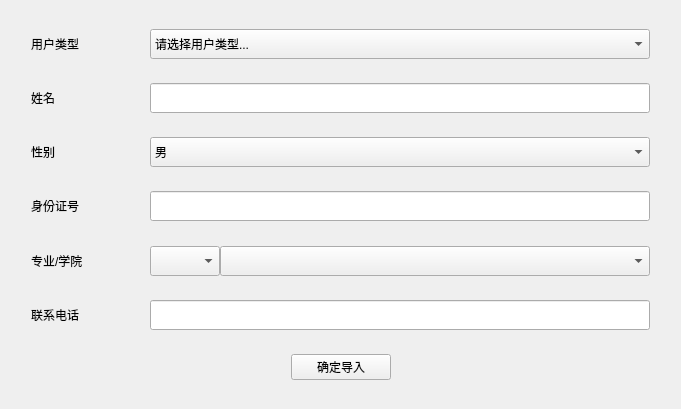
<?xml version="1.0" encoding="UTF-8"?>
<ui version="4.0">
 <class>add_one</class>
 <widget class="QWidget" name="add_one">
  <property name="geometry">
   <rect>
    <x>0</x>
    <y>0</y>
    <width>681</width>
    <height>409</height>
   </rect>
  </property>
  <property name="windowTitle">
   <string>Form</string>
  </property>
  <layout class="QVBoxLayout" name="verticalLayout" stretch="9">
   <item>
    <layout class="QVBoxLayout" name="verticalLayout_2">
     <property name="spacing">
      <number>6</number>
     </property>
     <item>
      <spacer name="verticalSpacer_5">
       <property name="orientation">
        <enum>Qt::Vertical</enum>
       </property>
       <property name="sizeHint" stdset="0">
        <size>
         <width>20</width>
         <height>40</height>
        </size>
       </property>
      </spacer>
     </item>
     <item>
      <layout class="QHBoxLayout" name="horizontalLayout">
       <property name="spacing">
        <number>0</number>
       </property>
       <property name="topMargin">
        <number>0</number>
       </property>
       <item>
        <spacer name="horizontalSpacer_7">
         <property name="orientation">
          <enum>Qt::Horizontal</enum>
         </property>
         <property name="sizeHint" stdset="0">
          <size>
           <width>40</width>
           <height>20</height>
          </size>
         </property>
        </spacer>
       </item>
       <item>
        <widget class="QLabel" name="label">
         <property name="minimumSize">
          <size>
           <width>100</width>
           <height>0</height>
          </size>
         </property>
         <property name="maximumSize">
          <size>
           <width>100</width>
           <height>16777215</height>
          </size>
         </property>
         <property name="text">
          <string>用户类型</string>
         </property>
        </widget>
       </item>
       <item>
        <spacer name="horizontalSpacer">
         <property name="orientation">
          <enum>Qt::Horizontal</enum>
         </property>
         <property name="sizeHint" stdset="0">
          <size>
           <width>40</width>
           <height>20</height>
          </size>
         </property>
        </spacer>
       </item>
       <item>
        <widget class="QComboBox" name="comboBox_usertype">
         <property name="minimumSize">
          <size>
           <width>500</width>
           <height>30</height>
          </size>
         </property>
         <property name="maximumSize">
          <size>
           <width>500</width>
           <height>30</height>
          </size>
         </property>
         <item>
          <property name="text">
           <string>请选择用户类型...</string>
          </property>
         </item>
         <item>
          <property name="text">
           <string>学生</string>
          </property>
         </item>
         <item>
          <property name="text">
           <string>老师</string>
          </property>
         </item>
         <item>
          <property name="text">
           <string>管理员</string>
          </property>
         </item>
        </widget>
       </item>
       <item>
        <spacer name="horizontalSpacer_8">
         <property name="orientation">
          <enum>Qt::Horizontal</enum>
         </property>
         <property name="sizeHint" stdset="0">
          <size>
           <width>40</width>
           <height>20</height>
          </size>
         </property>
        </spacer>
       </item>
      </layout>
     </item>
     <item>
      <spacer name="verticalSpacer">
       <property name="orientation">
        <enum>Qt::Vertical</enum>
       </property>
       <property name="sizeHint" stdset="0">
        <size>
         <width>20</width>
         <height>40</height>
        </size>
       </property>
      </spacer>
     </item>
     <item>
      <layout class="QHBoxLayout" name="horizontalLayout_3" stretch="0,3,0,7,0">
       <property name="spacing">
        <number>0</number>
       </property>
       <item>
        <spacer name="horizontalSpacer_9">
         <property name="orientation">
          <enum>Qt::Horizontal</enum>
         </property>
         <property name="sizeHint" stdset="0">
          <size>
           <width>40</width>
           <height>20</height>
          </size>
         </property>
        </spacer>
       </item>
       <item>
        <widget class="QLabel" name="label_3">
         <property name="minimumSize">
          <size>
           <width>100</width>
           <height>0</height>
          </size>
         </property>
         <property name="maximumSize">
          <size>
           <width>100</width>
           <height>16777215</height>
          </size>
         </property>
         <property name="text">
          <string>姓名</string>
         </property>
        </widget>
       </item>
       <item>
        <spacer name="horizontalSpacer_2">
         <property name="orientation">
          <enum>Qt::Horizontal</enum>
         </property>
         <property name="sizeHint" stdset="0">
          <size>
           <width>40</width>
           <height>20</height>
          </size>
         </property>
        </spacer>
       </item>
       <item>
        <widget class="QLineEdit" name="lineEdit_name">
         <property name="minimumSize">
          <size>
           <width>500</width>
           <height>30</height>
          </size>
         </property>
         <property name="maximumSize">
          <size>
           <width>500</width>
           <height>30</height>
          </size>
         </property>
        </widget>
       </item>
       <item>
        <spacer name="horizontalSpacer_10">
         <property name="orientation">
          <enum>Qt::Horizontal</enum>
         </property>
         <property name="sizeHint" stdset="0">
          <size>
           <width>40</width>
           <height>20</height>
          </size>
         </property>
        </spacer>
       </item>
      </layout>
     </item>
     <item>
      <spacer name="verticalSpacer_2">
       <property name="orientation">
        <enum>Qt::Vertical</enum>
       </property>
       <property name="sizeHint" stdset="0">
        <size>
         <width>20</width>
         <height>40</height>
        </size>
       </property>
      </spacer>
     </item>
     <item>
      <layout class="QHBoxLayout" name="horizontalLayout_6">
       <property name="spacing">
        <number>0</number>
       </property>
       <property name="topMargin">
        <number>0</number>
       </property>
       <item>
        <spacer name="horizontalSpacer_11">
         <property name="orientation">
          <enum>Qt::Horizontal</enum>
         </property>
         <property name="sizeHint" stdset="0">
          <size>
           <width>40</width>
           <height>20</height>
          </size>
         </property>
        </spacer>
       </item>
       <item>
        <widget class="QLabel" name="label_5">
         <property name="minimumSize">
          <size>
           <width>100</width>
           <height>0</height>
          </size>
         </property>
         <property name="maximumSize">
          <size>
           <width>100</width>
           <height>16777215</height>
          </size>
         </property>
         <property name="text">
          <string>性别</string>
         </property>
        </widget>
       </item>
       <item>
        <spacer name="horizontalSpacer_3">
         <property name="orientation">
          <enum>Qt::Horizontal</enum>
         </property>
         <property name="sizeHint" stdset="0">
          <size>
           <width>40</width>
           <height>20</height>
          </size>
         </property>
        </spacer>
       </item>
       <item>
        <widget class="QComboBox" name="comboBox_sex">
         <property name="minimumSize">
          <size>
           <width>500</width>
           <height>30</height>
          </size>
         </property>
         <property name="maximumSize">
          <size>
           <width>500</width>
           <height>30</height>
          </size>
         </property>
         <item>
          <property name="text">
           <string>男</string>
          </property>
         </item>
         <item>
          <property name="text">
           <string>女</string>
          </property>
         </item>
        </widget>
       </item>
       <item>
        <spacer name="horizontalSpacer_17">
         <property name="orientation">
          <enum>Qt::Horizontal</enum>
         </property>
         <property name="sizeHint" stdset="0">
          <size>
           <width>40</width>
           <height>20</height>
          </size>
         </property>
        </spacer>
       </item>
      </layout>
     </item>
     <item>
      <spacer name="verticalSpacer_8">
       <property name="orientation">
        <enum>Qt::Vertical</enum>
       </property>
       <property name="sizeHint" stdset="0">
        <size>
         <width>20</width>
         <height>40</height>
        </size>
       </property>
      </spacer>
     </item>
     <item>
      <layout class="QHBoxLayout" name="horizontalLayout_4" stretch="0,3,0,7,0">
       <property name="spacing">
        <number>0</number>
       </property>
       <item>
        <spacer name="horizontalSpacer_12">
         <property name="orientation">
          <enum>Qt::Horizontal</enum>
         </property>
         <property name="sizeHint" stdset="0">
          <size>
           <width>40</width>
           <height>20</height>
          </size>
         </property>
        </spacer>
       </item>
       <item>
        <widget class="QLabel" name="label_4">
         <property name="minimumSize">
          <size>
           <width>100</width>
           <height>0</height>
          </size>
         </property>
         <property name="maximumSize">
          <size>
           <width>100</width>
           <height>16777215</height>
          </size>
         </property>
         <property name="text">
          <string>身份证号</string>
         </property>
        </widget>
       </item>
       <item>
        <spacer name="horizontalSpacer_4">
         <property name="orientation">
          <enum>Qt::Horizontal</enum>
         </property>
         <property name="sizeHint" stdset="0">
          <size>
           <width>40</width>
           <height>20</height>
          </size>
         </property>
        </spacer>
       </item>
       <item>
        <widget class="QLineEdit" name="lineEdit_IDnum">
         <property name="minimumSize">
          <size>
           <width>500</width>
           <height>30</height>
          </size>
         </property>
         <property name="maximumSize">
          <size>
           <width>500</width>
           <height>30</height>
          </size>
         </property>
        </widget>
       </item>
       <item>
        <spacer name="horizontalSpacer_18">
         <property name="orientation">
          <enum>Qt::Horizontal</enum>
         </property>
         <property name="sizeHint" stdset="0">
          <size>
           <width>40</width>
           <height>20</height>
          </size>
         </property>
        </spacer>
       </item>
      </layout>
     </item>
     <item>
      <spacer name="verticalSpacer_3">
       <property name="orientation">
        <enum>Qt::Vertical</enum>
       </property>
       <property name="sizeHint" stdset="0">
        <size>
         <width>20</width>
         <height>40</height>
        </size>
       </property>
      </spacer>
     </item>
     <item>
      <layout class="QHBoxLayout" name="horizontalLayout_7" stretch="0,0,0,0,0,0">
       <property name="spacing">
        <number>0</number>
       </property>
       <property name="topMargin">
        <number>0</number>
       </property>
       <item>
        <spacer name="horizontalSpacer_13">
         <property name="orientation">
          <enum>Qt::Horizontal</enum>
         </property>
         <property name="sizeHint" stdset="0">
          <size>
           <width>40</width>
           <height>20</height>
          </size>
         </property>
        </spacer>
       </item>
       <item>
        <widget class="QLabel" name="label_2">
         <property name="minimumSize">
          <size>
           <width>100</width>
           <height>0</height>
          </size>
         </property>
         <property name="maximumSize">
          <size>
           <width>100</width>
           <height>16777215</height>
          </size>
         </property>
         <property name="text">
          <string>专业/学院</string>
         </property>
        </widget>
       </item>
       <item>
        <spacer name="horizontalSpacer_5">
         <property name="orientation">
          <enum>Qt::Horizontal</enum>
         </property>
         <property name="sizeHint" stdset="0">
          <size>
           <width>40</width>
           <height>20</height>
          </size>
         </property>
        </spacer>
       </item>
       <item>
        <widget class="QComboBox" name="comboBox_grade">
         <property name="minimumSize">
          <size>
           <width>70</width>
           <height>30</height>
          </size>
         </property>
         <property name="maximumSize">
          <size>
           <width>70</width>
           <height>30</height>
          </size>
         </property>
        </widget>
       </item>
       <item>
        <widget class="QComboBox" name="comboBox_label">
         <property name="minimumSize">
          <size>
           <width>430</width>
           <height>30</height>
          </size>
         </property>
         <property name="maximumSize">
          <size>
           <width>430</width>
           <height>30</height>
          </size>
         </property>
        </widget>
       </item>
       <item>
        <spacer name="horizontalSpacer_19">
         <property name="orientation">
          <enum>Qt::Horizontal</enum>
         </property>
         <property name="sizeHint" stdset="0">
          <size>
           <width>40</width>
           <height>20</height>
          </size>
         </property>
        </spacer>
       </item>
      </layout>
     </item>
     <item>
      <spacer name="verticalSpacer_6">
       <property name="orientation">
        <enum>Qt::Vertical</enum>
       </property>
       <property name="sizeHint" stdset="0">
        <size>
         <width>20</width>
         <height>40</height>
        </size>
       </property>
      </spacer>
     </item>
     <item>
      <layout class="QHBoxLayout" name="horizontalLayout_8" stretch="0,3,0,7,0">
       <property name="spacing">
        <number>0</number>
       </property>
       <property name="topMargin">
        <number>0</number>
       </property>
       <item>
        <spacer name="horizontalSpacer_14">
         <property name="orientation">
          <enum>Qt::Horizontal</enum>
         </property>
         <property name="sizeHint" stdset="0">
          <size>
           <width>40</width>
           <height>20</height>
          </size>
         </property>
        </spacer>
       </item>
       <item>
        <widget class="QLabel" name="label_7">
         <property name="minimumSize">
          <size>
           <width>100</width>
           <height>0</height>
          </size>
         </property>
         <property name="maximumSize">
          <size>
           <width>100</width>
           <height>16777215</height>
          </size>
         </property>
         <property name="text">
          <string>联系电话</string>
         </property>
        </widget>
       </item>
       <item>
        <spacer name="horizontalSpacer_6">
         <property name="orientation">
          <enum>Qt::Horizontal</enum>
         </property>
         <property name="sizeHint" stdset="0">
          <size>
           <width>40</width>
           <height>20</height>
          </size>
         </property>
        </spacer>
       </item>
       <item>
        <widget class="QLineEdit" name="lineEdit_tel">
         <property name="minimumSize">
          <size>
           <width>500</width>
           <height>30</height>
          </size>
         </property>
         <property name="maximumSize">
          <size>
           <width>500</width>
           <height>30</height>
          </size>
         </property>
        </widget>
       </item>
       <item>
        <spacer name="horizontalSpacer_15">
         <property name="orientation">
          <enum>Qt::Horizontal</enum>
         </property>
         <property name="sizeHint" stdset="0">
          <size>
           <width>40</width>
           <height>20</height>
          </size>
         </property>
        </spacer>
       </item>
      </layout>
     </item>
     <item>
      <spacer name="verticalSpacer_4">
       <property name="orientation">
        <enum>Qt::Vertical</enum>
       </property>
       <property name="sizeHint" stdset="0">
        <size>
         <width>20</width>
         <height>40</height>
        </size>
       </property>
      </spacer>
     </item>
     <item>
      <layout class="QHBoxLayout" name="horizontalLayout_2" stretch="0,2,0">
       <property name="leftMargin">
        <number>0</number>
       </property>
       <item>
        <spacer name="horizontalSpacer_20">
         <property name="orientation">
          <enum>Qt::Horizontal</enum>
         </property>
         <property name="sizeHint" stdset="0">
          <size>
           <width>40</width>
           <height>20</height>
          </size>
         </property>
        </spacer>
       </item>
       <item>
        <widget class="QPushButton" name="pushButton_okin">
         <property name="maximumSize">
          <size>
           <width>100</width>
           <height>16777215</height>
          </size>
         </property>
         <property name="text">
          <string>确定导入</string>
         </property>
        </widget>
       </item>
       <item>
        <spacer name="horizontalSpacer_16">
         <property name="orientation">
          <enum>Qt::Horizontal</enum>
         </property>
         <property name="sizeHint" stdset="0">
          <size>
           <width>10</width>
           <height>20</height>
          </size>
         </property>
        </spacer>
       </item>
      </layout>
     </item>
     <item>
      <spacer name="verticalSpacer_7">
       <property name="orientation">
        <enum>Qt::Vertical</enum>
       </property>
       <property name="sizeHint" stdset="0">
        <size>
         <width>20</width>
         <height>40</height>
        </size>
       </property>
      </spacer>
     </item>
    </layout>
   </item>
  </layout>
 </widget>
 <resources/>
 <connections/>
</ui>
